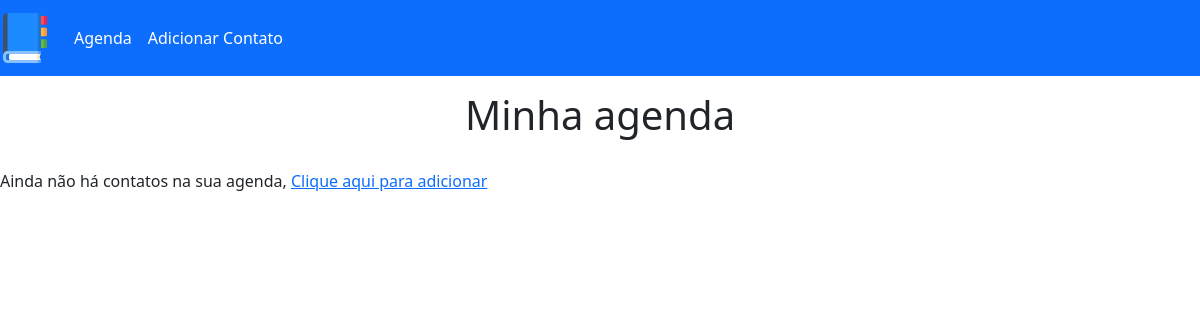
Before: / with the older database file.
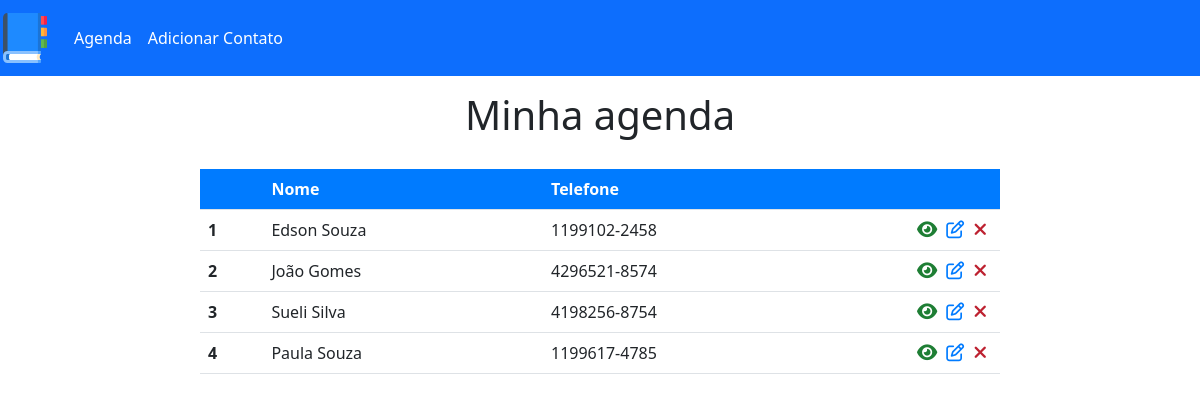
After: the same page with the newer database file.
### tables this page shows
CREATE TABLE `contacts` (
  `id` int(10) UNSIGNED NOT NULL,
  `name` varchar(150) DEFAULT NULL,
  `phone` varchar(20) DEFAULT NULL,
  `observations` text DEFAULT NULL
);

### config/url.php (called while the page is built)
<?php
    $BASE_URL = "http://" . $_SERVER['SERVER_NAME'] . dirname($_SERVER['REQUEST_URI'] . '?') . '/';

### config/process.php (called while the page is built, shortened)
<?php
include_once("conection.php");
include_once("url.php");
$query = "SELECT * FROM contacts";
$stmt = $conn->prepare($query);
$stmt->execute();
$contacts = $stmt->fetchAll();

### index.php (the view, shortened to what this page needs)
<?php include_once("templates/header.php"); ?>
<h1 id="main-title">Minha agenda</h1>
<?php if (count($contacts) > 0) : ?>
    <table class="table" id="contacts-table">
        <thead>
            <tr>
                <th scope="col"></th>
                <th scope="col">Nome</th>
                <th scope="col">Telefone</th>
                <th scope="col"></th>
            </tr>
        </thead>
        <tbody>
            <?php foreach ($contacts as $contact) : ?>
                <tr>
                    <td scope="row" class="col-id"><?php echo $contact["id"]; ?></td>
                    <td scope="row"><?php echo $contact["name"]; ?></td>
                    <td scope="row"><?php echo $contact["phone"]; ?></td>
                    <td class="actions">
                        <a href="#"><i class="fas fa-eye check-icon"></i></a>
                        <a href="#"><i class="far fa-edit edit-icon"></i></a>
                        <button type="submit" class="delete-btn"><i class="fas fa-times delete-icon"></i></button>
                    </td>
                </tr>
            <?php endforeach; ?>
        </tbody>
    </table>
<?php else : ?>
    <p id="empyt-list-text">Ainda não há contatos na sua agenda, <a href="<?php echo $BASE_URL; ?>create.php">Clique aqui para adicionar</a></p>
<?php endif; ?>
<?php include_once("templates/footer.php"); ?>

### templates/header.php (shortened to what this page needs)
<?php
include_once("config/url.php");
include_once("config/process.php");
?>
<!DOCTYPE html>
<html lang="en">
<head>
    <link rel="stylesheet" href="https://cdnjs.cloudflare.com/ajax/libs/twitter-bootstrap/5.2.3/css/bootstrap.min.css" />
    <link rel="stylesheet" href="https://cdnjs.cloudflare.com/ajax/libs/font-awesome/6.3.0/css/all.min.css" />
    <link rel="stylesheet" href="<?php echo $BASE_URL; ?>css/styles.css">
</head>
<body>
    <header>
        <nav class="navbar navbar-expand-lg navbar-dark bg-primary">
            <a class="navbar-brand" href="<?php echo $BASE_URL; ?>index.php">
                <img src="<?php echo $BASE_URL; ?>img/logo.svg" alt="Icone de uma agenda">
            </a>
            <div>
                <div class="navbar-nav">
                    <a class="nav-link active" id="home-link" href="<?php echo $BASE_URL; ?>index.php">Agenda</a>
                    <a class="nav-link active" id="home-link" href="<?php echo $BASE_URL; ?>create.php">Adicionar Contato</a>
                </div>
            </div>
        </nav>
    </header>

### templates/footer.php
</body>
</html>

### css/styles.css (style rules this page uses)
.navbar-brand img { width: 50px; }
#main-title { text-align: center; margin: 15px 0 30px; }
#contacts-table { max-width: 800px; margin: 0 auto; }
#contacts-table thead { color: #fff; background-color: #007BFF; }
.col-id { font-weight: bold; }
.actions { text-align: right; width: 150px; }
.actions i { font-size: 18px; margin-right: 5px; }
.check-icon { color: #1E7E34; }
.edit-icon { color: #007BFF; }
.delete-btn { background-color: transparent; border: none; padding: 0; }
.delete-icon { color: #BD2130; }

Changed rows visible on the page:
added contacts: id "1", name "Edson Souza", phone "1199102-2458"
added contacts: id "2", name "João Gomes", phone "4296521-8574"
added contacts: id "3", name "Sueli Silva", phone "4198256-8754"
added contacts: id "4", name "Paula Souza", phone "1199617-4785"
Other visible differences:
text no longer shown: "Ainda não há contatos na sua agenda, Clique aqui para adicionar"
text now shown: "Nome Telefone"
